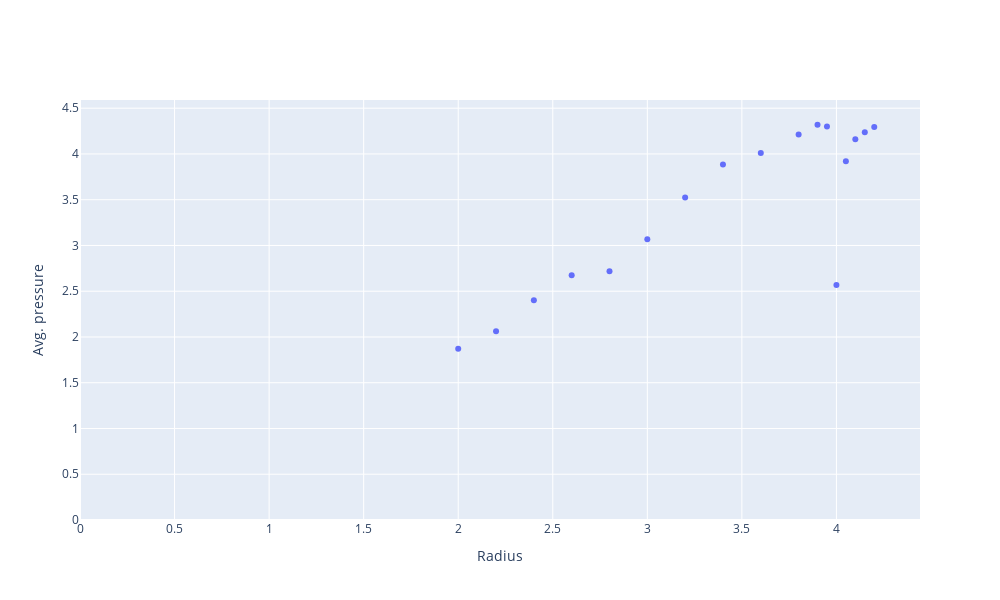

Notebook code for this chart:
### Markdown cell above
4. That's about drawing graphics in Plotly -- reading from radius.csv, like in the previous step with gnuplot.

### Code cell
import numpy as np
import plotly.graph_objects as go

graphdata = np.genfromtxt("workdir/radius.csv", delimiter=' ' , skip_header=1)
fig = go.Figure(go.Scatter(x=graphdata[:,0], y=graphdata[:,1], mode='markers'), layout={'xaxis':{'title':'Radius','rangemode':'tozero'}, 'yaxis':{'title':'Avg. pressure','rangemode':'tozero'}})
fig.layout.width = 1000
fig.layout.height = 600
fig.show()

### Figure 1 — Plotly figure (JSON) as saved in the notebook; plotly's stock layout.template omitted (floating-point values rounded to 4 significant figures)
{"data": [{"mode": "markers", "type": "scatter", "x": [2, 2.2, 2.4, 2.6, 2.8, 3, 3.2, 3.4, 3.6, 3.8, 3.9, 3.95, 4, 4.05, 4.1, 4.15, 4.2], "y": [1.87, 2.064, 2.401, 2.675, 2.718, 3.067, 3.523, 3.886, 4.012, 4.213, 4.319, 4.3, 2.568, 3.921, 4.16, 4.238, 4.293]}], "layout": {"height": 600, "width": 1000, "xaxis": {"autorange": true, "range": [0, 4.442], "rangemode": "tozero", "title": {"text": "Radius"}, "type": "linear"}, "yaxis": {"autorange": true, "range": [0, 4.59], "rangemode": "tozero", "title": {"text": "Avg. pressure"}, "type": "linear"}}}
